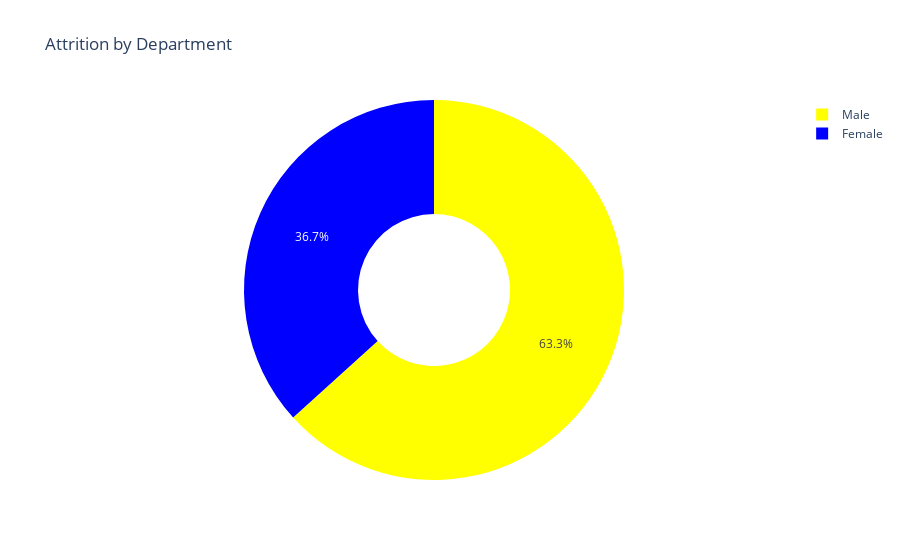

Source (notebook cell):
### Code cell
attrition_by = attr_df.groupby(['Gender']).size().reset_index(name='Count')
attrition_by

# create a donut chart

fig = go.Figure(data=[go.Pie(
    labels=attrition_by['Gender'],
    values=attrition_by['Count'],
    hole=0.4,
    marker=dict(colors=['blue' , 'yellow']),
    textposition='inside'
    
)])

# update the layout

fig.update_layout(title = 'Attrition by Department')

# show the chart

fig.show()

### Figure 1 — Plotly figure (JSON) as saved in the notebook; plotly's stock layout.template omitted (floating-point values rounded to 4 significant figures)
{"data": [{"hole": 0.4, "labels": ["Female", "Male"], "marker": {"colors": ["blue", "yellow"]}, "textposition": "inside", "type": "pie", "values": [87, 150]}], "layout": {"autosize": true, "title": {"text": "Attrition by Department"}}}
